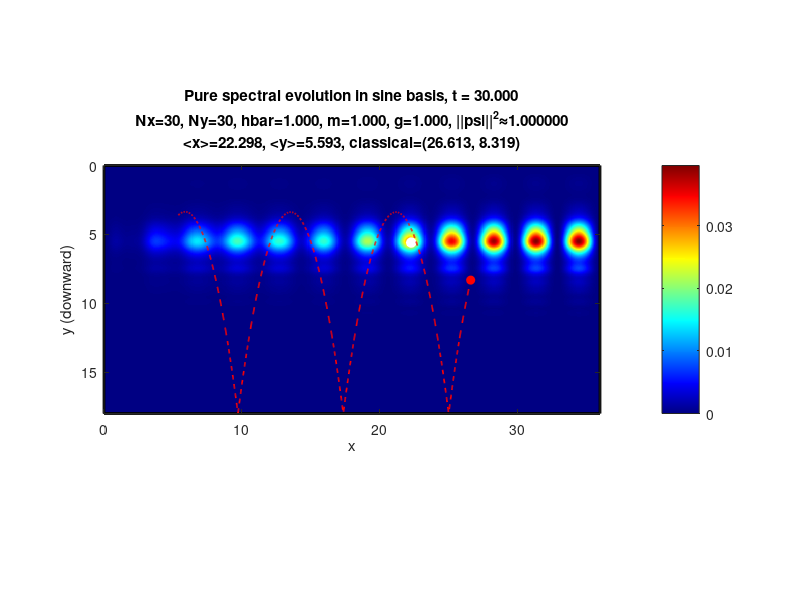

The MATLAB source for this figure:
% quantum_ball_modal_octave.m
%
% Octave-robust pure spectral / Galerkin simulation of a quantum ballistic
% packet in a 2D rectangular box with hard walls and gravity.
%
% PDE:
%   i hbar d_t psi = [-(hbar^2 / 2m) Laplacian - m g y] psi
%
% Domain:
%   0 < x < Lx, 0 < y < Ly
%   psi = 0 on all walls
%
% Method:
%   - Expand psi in the sine basis satisfying Dirichlet BCs exactly.
%   - Since V depends only on y, propagate each x-mode independently:
%         c_n(t+dt) = exp(-i Ex_n dt / hbar) * Uy * c_n(t)
%     where Uy = expm(-i Hy dt / hbar) is precomputed once.
%   - Reconstruct |psi|^2 on a plotting grid for animation.
%
% This version is written to behave well in GNU Octave:
%   - no parula dependency
%   - persistent plot handles
%   - explicit complex arrays
%   - conservative figure updating with drawnow
%
% Run:
%   quantum_ball_modal_octave

clear;
clc;
close all;

%% --------------------------- Saving the video  ---------------------------
save_frames = true;
frame_dir = "frames_quantum_ball";

if save_frames
  if exist(frame_dir, "dir") ~= 7
    mkdir(frame_dir);
  end
end

%% --------------------------- Graphics toolkit ----------------------------
% Try qt first if available, otherwise fall back quietly.
try
  tks = available_graphics_toolkits();
  if any(strcmp(tks, "qt"))
    graphics_toolkit("qt");
  elseif any(strcmp(tks, "fltk"))
    graphics_toolkit("fltk");
  elseif any(strcmp(tks, "gnuplot"))
    graphics_toolkit("gnuplot");
  end
catch
  % Do nothing if toolkit probing is unavailable.
end

%% ----------------------------- Parameters ---------------------------------
% Screen-style coordinates: y increases downward.
% Therefore V(y) = -m g y produces downward acceleration.

hbar = 1.0;
mass = 1.0;
g    = 1.0;

Lx = 36.0;
Ly = 18.0;

x0 = 0.15 * Lx;
y0 = 0.20 * Ly;
angle_deg = 45.0;
v0 = 1.0;
sigma = 1.0;

theta = angle_deg * pi / 180.0;
px0 = mass * v0 * cos(theta);
py0 = -mass * v0 * sin(theta);

Nx = 30;
Ny = 30;

fps = 30;
dt = 1/60;
Tfinal = 30.0;
steps = round(Tfinal / dt);
frame_every = max(1, round((1/fps) / dt));

Nx_plot = 480;
Ny_plot = 480;
xg = linspace(0, Lx, Nx_plot);
yg = linspace(0, Ly, Ny_plot);
[Xg, Yg] = meshgrid(xg, yg);

%% ---------------------- Build sine basis on plot grid ---------------------
Sx_plot = zeros(Nx_plot, Nx);
Sy_plot = zeros(Ny_plot, Ny);
for n = 1:Nx
  Sx_plot(:, n) = sin(n * pi * xg(:) / Lx);
end
for m = 1:Ny
  Sy_plot(:, m) = sin(m * pi * yg(:) / Ly);
end

%% ---------------------- Build the modal Hamiltonian -----------------------
nvec = (1:Nx).';
Ex = (hbar^2 / (2 * mass)) * (nvec * pi / Lx).^2;

mvec = (1:Ny).';
Ey = (hbar^2 / (2 * mass)) * (mvec * pi / Ly).^2;

Ymat = zeros(Ny, Ny);
for mp = 1:Ny
  for m = 1:Ny
    if mp == m
      Ymat(mp, m) = Ly / 2;
    else
      if mod(mp + m, 2) == 0
        Ymat(mp, m) = 0.0;
      else
        Ymat(mp, m) = (2 * Ly / pi^2) * (1 / (mp + m)^2 - 1 / (mp - m)^2);
      end
    end
  end
end

Hy = diag(Ey) - mass * g * Ymat;
Uy = complex(expm((-1i / hbar) * Hy * dt));

%% --------------------- Initial modal coefficients c(n,m) ------------------
% Compute coefficients by numerical quadrature against the sine basis.
Nqx = 280;
Nqy = 220;
xq = linspace(0, Lx, Nqx);
yq = linspace(0, Ly, Nqy);
[Xq, Yq] = meshgrid(xq, yq);

psi0 = exp(-((Xq - x0).^2 + (Yq - y0).^2) / (4 * sigma^2)) .* ...
       exp(1i * (px0 * Xq + py0 * Yq) / hbar);

psi0(:, 1)   = 0;
psi0(:, end) = 0;
psi0(1, :)   = 0;
psi0(end, :) = 0;

Sx_q = zeros(Nqx, Nx);
Sy_q = zeros(Nqy, Ny);
for n = 1:Nx
  Sx_q(:, n) = sin(n * pi * xq(:) / Lx);
end
for m = 1:Ny
  Sy_q(:, m) = sin(m * pi * yq(:) / Ly);
end

C = complex(zeros(Nx, Ny));
for n = 1:Nx
  for m = 1:Ny
    basis_nm = Sy_q(:, m) * (Sx_q(:, n).');
    integrand = psi0 .* basis_nm;
    val = trapz(yq, trapz(xq, integrand, 2));
    C(n, m) = (4 / (Lx * Ly)) * val;
  end
end

modal_norm = (Lx * Ly / 4) * sum(abs(C(:)).^2);
C = C / sqrt(modal_norm);

%% ---------------------- Classical reference with bounces -------------------
traj_t = (0:steps) * dt;
x_class = zeros(1, steps + 1);
y_class = zeros(1, steps + 1);

x_class(1) = x0;
y_class(1) = y0;
vx_class = v0 * cos(theta);
vy_class = -v0 * sin(theta);

ball_r = 0.0;   % point reference; set >0 if you want finite-radius wall offset

for k = 1:steps
  vy_class = vy_class + g * dt;
  x_new = x_class(k) + vx_class * dt;
  y_new = y_class(k) + vy_class * dt;

  if x_new < ball_r
    x_new = ball_r + (ball_r - x_new);
    vx_class = -vx_class;
  elseif x_new > Lx - ball_r
    x_new = (Lx - ball_r) - (x_new - (Lx - ball_r));
    vx_class = -vx_class;
  end

  if y_new < ball_r
    y_new = ball_r + (ball_r - y_new);
    vy_class = -vy_class;
  elseif y_new > Ly - ball_r
    y_new = (Ly - ball_r) - (y_new - (Ly - ball_r));
    vy_class = -vy_class;
  end

  x_class(k + 1) = x_new;
  y_class(k + 1) = y_new;
end

%% --------------------------- Helper: reconstruction ------------------------
function [Psi, Rho, plot_norm, xbar, ybar] = reconstruct_state(C, Sy_plot, Sx_plot, Xg, Yg, xg, yg)
  Psi = Sy_plot * (C.') * Sx_plot.';
  Rho = abs(Psi).^2;
  plot_norm = trapz(yg, trapz(xg, Rho, 2));
  xbar = trapz(yg, trapz(xg, Rho .* Xg, 2)) / plot_norm;
  ybar = trapz(yg, trapz(xg, Rho .* Yg, 2)) / plot_norm;
end

%% ------------------------------ Initial plot -------------------------------
[Psi, Rho, plot_norm, xbar, ybar] = reconstruct_state(C, Sy_plot, Sx_plot, Xg, Yg, xg, yg);

fig = figure("Color", "w", "Name", "Quantum ballistic packet in a box");

if exist("parula", "file") || exist("parula", "builtin")
  colormap(parula(256));
else
  colormap(jet(256));
end

ax = axes("Parent", fig);
hImg = imagesc(xg, yg, Rho, "Parent", ax);
set(ax, "YDir", "reverse");
axis(ax, "image");
axis(ax, [0 Lx 0 Ly]);

% rho_max_fixed = max(Rho(:));
% if rho_max_fixed <= 0
%   rho_max_fixed = 1;
% end
% caxis(ax, [0 rho_max_fixed]);

hold(ax, "on");
rectangle("Position", [0 0 Lx Ly], "EdgeColor", "k", "LineWidth", 2);

hCentroid = plot(ax, xbar, ybar, "wo", "MarkerFaceColor", "w", "MarkerSize", 7);
hClassTrail = plot(ax, x_class(1), y_class(1), "r--", "LineWidth", 1.2);
hClassPoint = plot(ax, x_class(1), y_class(1), "ro", "MarkerFaceColor", "r", "MarkerSize", 6);

xlabel(ax, "x");
ylabel(ax, "y (downward)");
colorbar(ax);
title(ax, {
  sprintf("Pure spectral evolution in sine basis, t = %.3f", 0.0), ...
  sprintf("Nx=%d, Ny=%d, hbar=%.3f, m=%.3f, g=%.3f, ||psi||^2≈%.6f", Nx, Ny, hbar, mass, g, plot_norm), ...
  sprintf("<x>=%.3f, <y>=%.3f, angle=%.1f deg, v0=%.2f", xbar, ybar, angle_deg, v0)
});
drawnow();

%% ------------------------------- Animation ---------------------------------
for step = 0:steps
  t = step * dt;

  if mod(step, frame_every) == 0 || step == steps
    [Psi, Rho, plot_norm, xbar, ybar] = reconstruct_state(C, Sy_plot, Sx_plot, Xg, Yg, xg, yg);

    set(hImg, "CData", Rho);
    set(hCentroid, "XData", xbar, "YData", ybar);

    xc = x_class(1:(step + 1));
    yc = y_class(1:(step + 1));
    set(hClassTrail, "XData", xc, "YData", yc);
    set(hClassPoint, "XData", x_class(step + 1), "YData", y_class(step + 1));

    title(ax, {
      sprintf("Pure spectral evolution in sine basis, t = %.3f", t), ...
      sprintf("Nx=%d, Ny=%d, hbar=%.3f, m=%.3f, g=%.3f, ||psi||^2≈%.6f", Nx, Ny, hbar, mass, g, plot_norm), ...
      sprintf("<x>=%.3f, <y>=%.3f, classical=(%.3f, %.3f)", xbar, ybar, x_class(step + 1), y_class(step + 1))
    });

    ## if mod(step, 20) == 0
    ##   fprintf("step=%d  t=%.3f  xbar=%.5f  ybar=%.5f  norm=%.8f\n", step, t, xbar, ybar, plot_norm);
    ## end

    drawnow();
    if save_frames
      fr = getframe(fig);
      img = fr.cdata;
      fname = sprintf("%s/frame_%05d.png", frame_dir, floor(step / frame_every));
      imwrite(img, fname);
    end
  end

  if step < steps
    Cold = C;
    for n = 1:Nx
      C(n, :) = (exp(-1i * Ex(n) * dt / hbar) * (Uy * C(n, :).')).';
    end

    ## if mod(step, 20) == 0
    ##   fprintf("  update_size=%.6e\n", norm(C(:) - Cold(:)));
    ## end
  end
end

%% ------------------------------- Diagnostics -------------------------------
[Psi, Rho, plot_norm, xbar, ybar] = reconstruct_state(C, Sy_plot, Sx_plot, Xg, Yg, xg, yg);

%fprintf("Final plot-grid norm = %.10f\n", plot_norm);
%fprintf("Final expectation x  = %.10f\n", xbar);
%fprintf("Final expectation y  = %.10f\n", ybar);
